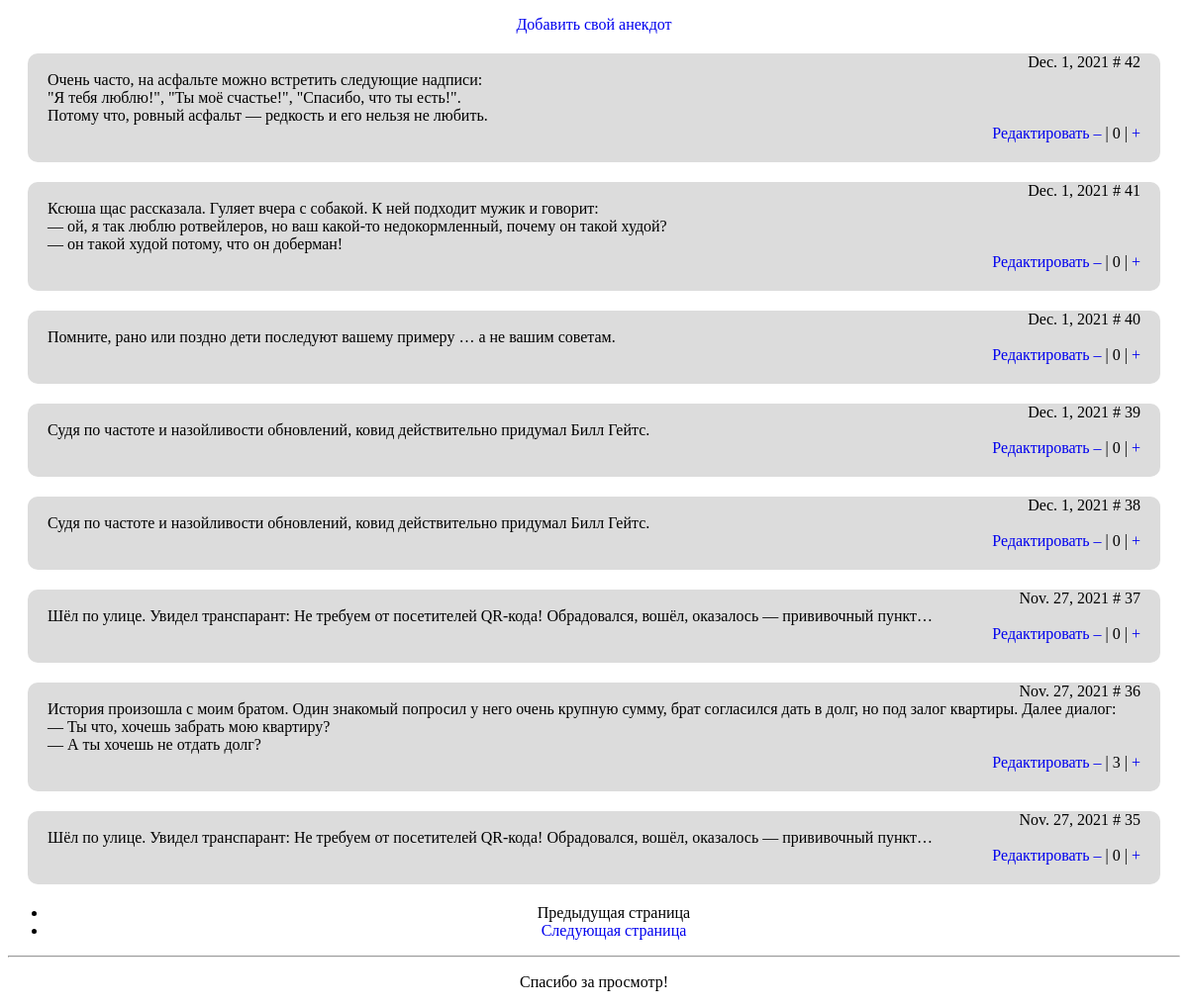
The app's page /, older data.
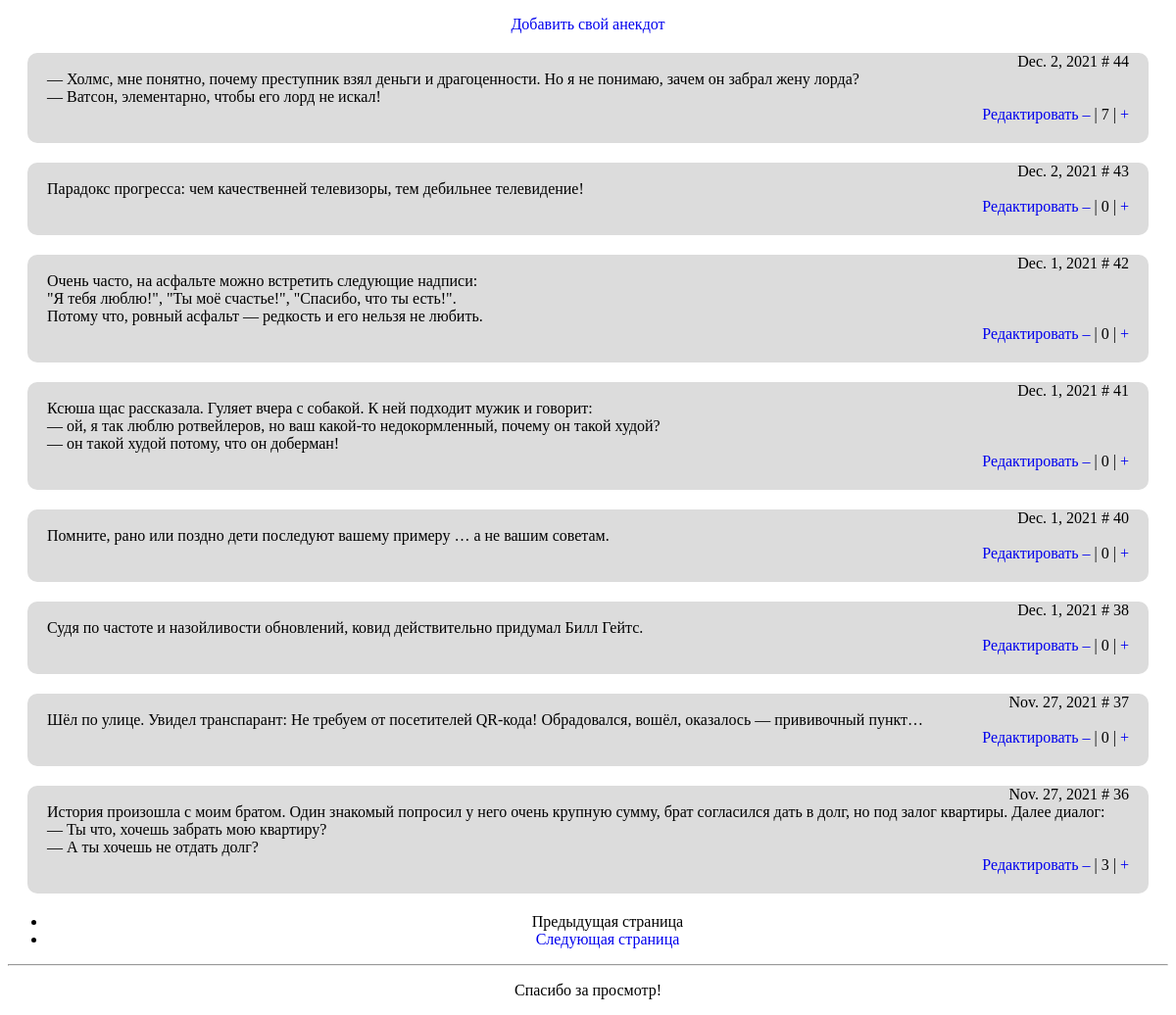
The same page, newer data.
### blog/models.py (models this page shows, shortened)
class Jokes(models.Model):
    joke_text = models.TextField(
        verbose_name = "Текст шутки", max_length = 500
        )
    joke_rating = models.IntegerField(default = random.randint(1, 10))
    date_of_creation = models.DateTimeField(auto_now_add=True)

### blog/views.py (the view)
# urls.py: path('', views.index, name='index'),
def index(request):
    jokes_list = Jokes.objects.all().order_by("-id")
    paginator = Paginator(jokes_list, 8)
    page = request.GET.get('page')
    try:
        jokes_pages = paginator.page(page)
    except PageNotAnInteger:
        jokes_pages = paginator.page(1)
    template = loader.get_template('blog/index.html')
    context = {
        'jokes_pages': jokes_pages,
    }
    return HttpResponse(template.render(context, request))

### blog/templates/blog/index.html
{% extends "blog/base.html" %}
{% block content %}
<p class="center">
    <a href="{% url 'add_a_joke' %}">Добавить свой анекдот</a>
</p>
    {% if jokes_pages %}
        {% for joke in jokes_pages %}
            <div class="container">
                <div class="right-align">
                    {{ joke.date_of_creation.date }} # {{joke.id}}
                </div>
                <div>{{joke.joke_text|linebreaksbr }}</div>
                <div class="right-align">
                    <a href="{% url 'joke_update' joke.id %}">
                        Редактировать
                    </a>
                    <a href="pass" shape="None">&#8211</a>
                     | {{joke.joke_rating}} |
                     <a href="pass">+</a>
                </div>
            </div>
        {% endfor %}
        <ul class = "center">
            {% if jokes_pages.has_previous %}
                <li>
                    <a href = "?page={{ jokes_pages.previous_page_number }}">
                        Предыдущая страница
                    </a>
                </li>
                {% else %}
                <li>
                    <a title = "Предыдущей страницы нет">
                        Предыдущая страница
                    </a>
                </li>
                {% endif %}
            {% if jokes_pages.has_next %}
                <li>
                    <a href = "?page={{ jokes_pages.next_page_number }}">
                        Следующая страница
                    </a>
                </li>
                {% else %}
                <li>
                    <a title = "Следующей страницы нет">
                        Следующая страница
                    </a>
                </li>
                {% endif %}
        </ul>
    {% else %}
        <p>В базе данных нет анекдотов</p>
    {% endif %}
{% endblock %}

### blog/templates/blog/base.html (shortened to what this page needs)
{% load static %}
<!DOCTYPE html>
<html>
<head>
    <link rel="stylesheet" href="{% static 'css/stylesheet.css' %}" type = "text/css">
</head>
<body>
    {% block content %}{% endblock %}
    {% block footer %}
    <hr>
    <p class="center">Спасибо за просмотр!</p>
    {% endblock %}
</body>
</html>

### static/css/stylesheet.css (style rules this page uses)
.container { background-color: #DCDCDC; margin: 20px; padding: 0px 20px 20px 20px; border-radius: 10px; }
.center { text-align: center; }
.right-align { text-align: right; }
a { text-decoration: none; }

Row changes from the older to the newer data that the page shows:
removed Jokes: date_of_creation "Dec. 1, 2021", id "39", joke_text "Судя по частоте и назойливости обновлений, ковид действительно придумал Билл Гейтс.", joke_rating "0"
no longer on this page (row unchanged): Jokes: date_of_creation "Nov. 27, 2021", id "35", joke_text "Шёл по улице. Увидел транспарант: Не требуем от посетителей QR-кода! Обрадовался, вошёл, оказалось — прививочный пункт…", joke_rating "0"
added Jokes: date_of_creation "Dec. 2, 2021", id "44", joke_text "— Холмс, мне понятно, почему преступник взял деньги и драгоценности. Но я не понимаю, зачем он забрал жену лорда? — Ватсон, элементарно, чтобы его лорд не искал!", joke_rating "7"
added Jokes: date_of_creation "Dec. 2, 2021", id "43", joke_text "Парадокс прогресса: чем качественней телевизоры, тем дебильнее телевидение!", joke_rating "0"
